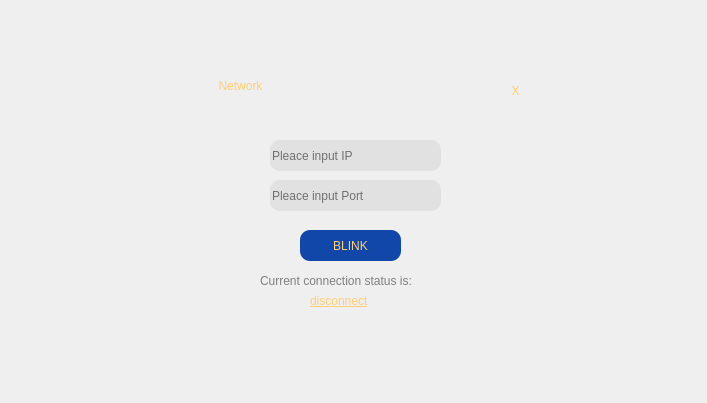
<?xml version="1.0" encoding="UTF-8"?>
<ui version="4.0">
 <class>Client</class>
 <widget class="QWidget" name="Client">
  <property name="geometry">
   <rect>
    <x>0</x>
    <y>0</y>
    <width>707</width>
    <height>403</height>
   </rect>
  </property>
  <property name="windowTitle">
   <string>Form</string>
  </property>
  <property name="styleSheet">
   <string notr="true">border-radius:10px;
/*background-color: rgb(107, 144, 212);*/
/*background-color: rgb(255, 255, 255);*/
</string>
  </property>
  <widget class="QLabel" name="label">
   <property name="geometry">
    <rect>
     <x>150</x>
     <y>60</y>
     <width>181</width>
     <height>51</height>
    </rect>
   </property>
   <property name="styleSheet">
    <string notr="true">color: rgb(255, 206, 115);
font: 87 15pt &quot;Arial Black&quot;;</string>
   </property>
   <property name="text">
    <string>Network</string>
   </property>
   <property name="alignment">
    <set>Qt::AlignCenter</set>
   </property>
  </widget>
  <widget class="QLineEdit" name="lineEdit_IP">
   <property name="geometry">
    <rect>
     <x>270</x>
     <y>140</y>
     <width>171</width>
     <height>31</height>
    </rect>
   </property>
   <property name="styleSheet">
    <string notr="true">/*background-color: rgb(255, 255, 255);*/
background-color: rgb(225, 225, 225);
border-radius:10px;
font: 9pt &quot;Century Gothic&quot;;</string>
   </property>
   <property name="placeholderText">
    <string>Pleace input IP</string>
   </property>
  </widget>
  <widget class="QLineEdit" name="lineEdit_Port">
   <property name="geometry">
    <rect>
     <x>270</x>
     <y>180</y>
     <width>171</width>
     <height>31</height>
    </rect>
   </property>
   <property name="styleSheet">
    <string notr="true">/*background-color: rgb(255, 255, 255);*/
background-color: rgb(225, 225, 225);
border-radius:10px;
font: 9pt &quot;Century Gothic&quot;;</string>
   </property>
   <property name="placeholderText">
    <string>Pleace input Port</string>
   </property>
  </widget>
  <widget class="QPushButton" name="btn_connect">
   <property name="geometry">
    <rect>
     <x>300</x>
     <y>230</y>
     <width>101</width>
     <height>31</height>
    </rect>
   </property>
   <property name="styleSheet">
    <string notr="true">background-color: rgb(16, 71, 169);
color: rgb(255, 206, 115);
font: 75 9pt &quot;Arial&quot;;</string>
   </property>
   <property name="text">
    <string>BLINK</string>
   </property>
  </widget>
  <widget class="QLabel" name="label_2">
   <property name="geometry">
    <rect>
     <x>260</x>
     <y>270</y>
     <width>201</width>
     <height>21</height>
    </rect>
   </property>
   <property name="styleSheet">
    <string notr="true">color: rgb(127, 127, 127);
font: 9pt &quot;Century Gothic&quot;;</string>
   </property>
   <property name="text">
    <string>Current connection status is:</string>
   </property>
  </widget>
  <widget class="QLabel" name="label_status">
   <property name="geometry">
    <rect>
     <x>310</x>
     <y>290</y>
     <width>101</width>
     <height>21</height>
    </rect>
   </property>
   <property name="styleSheet">
    <string notr="true">color: rgb(255, 206, 115);
text-decoration: underline;
font: 75 9pt &quot;Agency FB&quot;;
font: 87 9pt &quot;Arial Black&quot;;</string>
   </property>
   <property name="text">
    <string>disconnect</string>
   </property>
  </widget>
  <widget class="QLabel" name="label_3">
   <property name="geometry">
    <rect>
     <x>120</x>
     <y>0</y>
     <width>451</width>
     <height>331</height>
    </rect>
   </property>
   <property name="styleSheet">
    <string notr="true">background-image: url(:/cloud.png);</string>
   </property>
   <property name="text">
    <string/>
   </property>
  </widget>
  <widget class="QPushButton" name="pushButton">
   <property name="geometry">
    <rect>
     <x>500</x>
     <y>80</y>
     <width>31</width>
     <height>21</height>
    </rect>
   </property>
   <property name="styleSheet">
    <string notr="true">color: rgb(255, 206, 115);
font: 87 10pt &quot;Arial Black&quot;;</string>
   </property>
   <property name="text">
    <string>X</string>
   </property>
  </widget>
  <zorder>label_3</zorder>
  <zorder>label</zorder>
  <zorder>lineEdit_IP</zorder>
  <zorder>lineEdit_Port</zorder>
  <zorder>btn_connect</zorder>
  <zorder>label_2</zorder>
  <zorder>label_status</zorder>
  <zorder>pushButton</zorder>
 </widget>
 <resources/>
 <connections/>
</ui>
